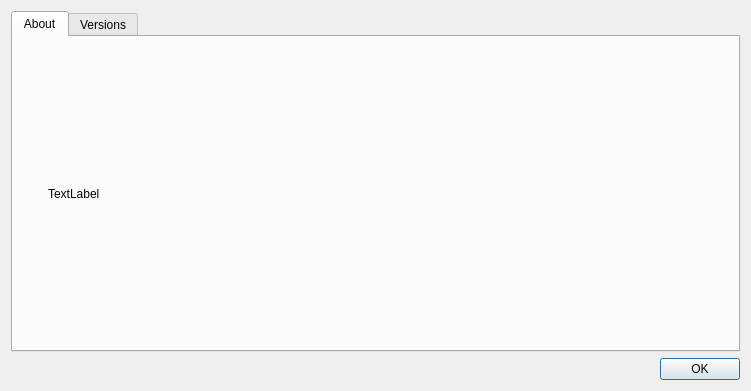
<?xml version="1.0" encoding="UTF-8"?>
<ui version="4.0">
 <class>OCC::AboutDialog</class>
 <widget class="QDialog" name="OCC::AboutDialog">
  <property name="geometry">
   <rect>
    <x>0</x>
    <y>0</y>
    <width>751</width>
    <height>391</height>
   </rect>
  </property>
  <property name="windowTitle">
   <string notr="true">About</string>
  </property>
  <layout class="QVBoxLayout" name="verticalLayout">
   <item>
    <widget class="QTabWidget" name="tabWidget">
     <property name="currentIndex">
      <number>0</number>
     </property>
     <widget class="QWidget" name="tab">
      <attribute name="title">
       <string>About</string>
      </attribute>
      <layout class="QHBoxLayout">
       <item>
        <layout class="QVBoxLayout" name="verticalLayout_2">
         <item>
          <spacer name="verticalSpacer_2">
           <property name="orientation">
            <enum>Qt::Vertical</enum>
           </property>
           <property name="sizeHint" stdset="0">
            <size>
             <width>20</width>
             <height>40</height>
            </size>
           </property>
          </spacer>
         </item>
         <item>
          <widget class="QLabel" name="icon">
           <property name="sizePolicy">
            <sizepolicy hsizetype="Minimum" vsizetype="Minimum">
             <horstretch>0</horstretch>
             <verstretch>0</verstretch>
            </sizepolicy>
           </property>
           <property name="maximumSize">
            <size>
             <width>256</width>
             <height>256</height>
            </size>
           </property>
           <property name="text">
            <string notr="true"/>
           </property>
           <property name="pixmap">
            <pixmap resource="../../core_theme.qrc">:/client/tineDrive/theme/colored/tineDrive-icon.svg</pixmap>
           </property>
          </widget>
         </item>
         <item>
          <spacer name="verticalSpacer">
           <property name="orientation">
            <enum>Qt::Vertical</enum>
           </property>
           <property name="sizeHint" stdset="0">
            <size>
             <width>20</width>
             <height>40</height>
            </size>
           </property>
          </spacer>
         </item>
        </layout>
       </item>
       <item>
        <widget class="QLabel" name="aboutText">
         <property name="sizePolicy">
          <sizepolicy hsizetype="Expanding" vsizetype="Expanding">
           <horstretch>0</horstretch>
           <verstretch>0</verstretch>
          </sizepolicy>
         </property>
         <property name="text">
          <string>TextLabel</string>
         </property>
        </widget>
       </item>
      </layout>
     </widget>
     <widget class="QWidget" name="tab_2">
      <attribute name="title">
       <string>Versions</string>
      </attribute>
      <layout class="QVBoxLayout" name="verticalLayout_3">
       <item>
        <widget class="QTextBrowser" name="versionInfo">
         <property name="openExternalLinks">
          <bool>false</bool>
         </property>
         <property name="openLinks">
          <bool>false</bool>
         </property>
        </widget>
       </item>
      </layout>
     </widget>
    </widget>
   </item>
   <item>
    <widget class="QDialogButtonBox" name="buttonBox">
     <property name="orientation">
      <enum>Qt::Horizontal</enum>
     </property>
     <property name="standardButtons">
      <set>QDialogButtonBox::Ok</set>
     </property>
    </widget>
   </item>
  </layout>
 </widget>
 <resources>
  <include location="../../core_theme.qrc"/>
 </resources>
 <connections>
  <connection>
   <sender>buttonBox</sender>
   <signal>accepted()</signal>
   <receiver>OCC::AboutDialog</receiver>
   <slot>accept()</slot>
   <hints>
    <hint type="sourcelabel">
     <x>248</x>
     <y>254</y>
    </hint>
    <hint type="destinationlabel">
     <x>157</x>
     <y>274</y>
    </hint>
   </hints>
  </connection>
  <connection>
   <sender>buttonBox</sender>
   <signal>rejected()</signal>
   <receiver>OCC::AboutDialog</receiver>
   <slot>reject()</slot>
   <hints>
    <hint type="sourcelabel">
     <x>316</x>
     <y>260</y>
    </hint>
    <hint type="destinationlabel">
     <x>286</x>
     <y>274</y>
    </hint>
   </hints>
  </connection>
 </connections>
</ui>
